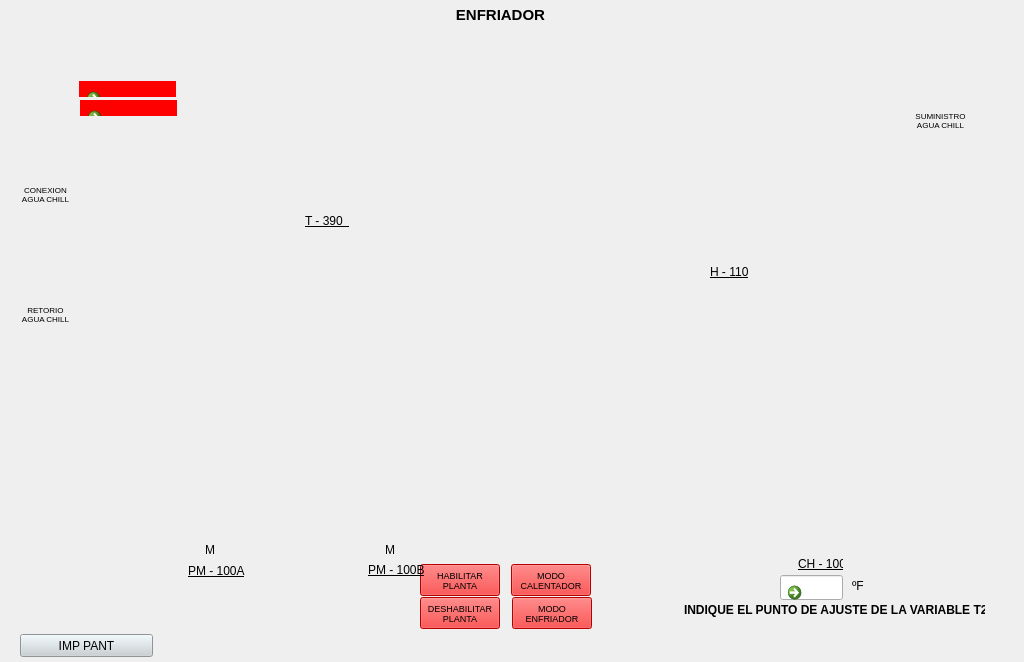
<?xml version="1.0" encoding="UTF-8"?>
<ui version="4.0">
 <class>ENFRIADOR</class>
 <widget class="QWidget" name="ENFRIADOR">
  <property name="geometry">
   <rect>
    <x>0</x>
    <y>0</y>
    <width>1024</width>
    <height>662</height>
   </rect>
  </property>
  <property name="minimumSize">
   <size>
    <width>1024</width>
    <height>662</height>
   </size>
  </property>
  <property name="maximumSize">
   <size>
    <width>1024</width>
    <height>662</height>
   </size>
  </property>
  <property name="windowTitle">
   <string>Form</string>
  </property>
  <widget class="QLabel" name="lbFondo">
   <property name="geometry">
    <rect>
     <x>0</x>
     <y>0</y>
     <width>1024</width>
     <height>662</height>
    </rect>
   </property>
   <property name="text">
    <string/>
   </property>
   <property name="pixmap">
    <pixmap resource="../Resources.qrc">:/Resources/PNG/N5.png</pixmap>
   </property>
  </widget>
  <widget class="QLabel" name="lbEnfT">
   <property name="geometry">
    <rect>
     <x>410</x>
     <y>7</y>
     <width>181</width>
     <height>16</height>
    </rect>
   </property>
   <property name="font">
    <font>
     <pointsize>11</pointsize>
     <weight>75</weight>
     <bold>true</bold>
    </font>
   </property>
   <property name="text">
    <string>ENFRIADOR</string>
   </property>
   <property name="alignment">
    <set>Qt::AlignCenter</set>
   </property>
  </widget>
  <widget class="QPushButton" name="btHabPla">
   <property name="geometry">
    <rect>
     <x>420</x>
     <y>564</y>
     <width>80</width>
     <height>32</height>
    </rect>
   </property>
   <property name="font">
    <font>
     <pointsize>7</pointsize>
     <weight>50</weight>
     <bold>false</bold>
    </font>
   </property>
   <property name="styleSheet">
    <string notr="true">background-color: rgb(255, 0, 0);</string>
   </property>
   <property name="text">
    <string>HABILITAR
PLANTA</string>
   </property>
  </widget>
  <widget class="QPushButton" name="btDesPla">
   <property name="geometry">
    <rect>
     <x>420</x>
     <y>597</y>
     <width>80</width>
     <height>32</height>
    </rect>
   </property>
   <property name="font">
    <font>
     <pointsize>7</pointsize>
     <weight>50</weight>
     <bold>false</bold>
    </font>
   </property>
   <property name="styleSheet">
    <string notr="true">background-color: rgb(255, 0, 0);</string>
   </property>
   <property name="text">
    <string>DESHABILITAR
PLANTA</string>
   </property>
  </widget>
  <widget class="QPushButton" name="btEnfr">
   <property name="geometry">
    <rect>
     <x>512</x>
     <y>597</y>
     <width>80</width>
     <height>32</height>
    </rect>
   </property>
   <property name="font">
    <font>
     <pointsize>7</pointsize>
     <weight>50</weight>
     <bold>false</bold>
    </font>
   </property>
   <property name="styleSheet">
    <string notr="true">background-color: rgb(255, 0, 0);</string>
   </property>
   <property name="text">
    <string>MODO
ENFRIADOR</string>
   </property>
  </widget>
  <widget class="QPushButton" name="btCalent">
   <property name="geometry">
    <rect>
     <x>511</x>
     <y>564</y>
     <width>80</width>
     <height>32</height>
    </rect>
   </property>
   <property name="font">
    <font>
     <pointsize>7</pointsize>
     <weight>50</weight>
     <bold>false</bold>
    </font>
   </property>
   <property name="styleSheet">
    <string notr="true">background-color: rgb(255, 0, 0);</string>
   </property>
   <property name="text">
    <string>MODO
CALENTADOR</string>
   </property>
  </widget>
  <widget class="QLabel" name="lbAlarma">
   <property name="geometry">
    <rect>
     <x>79</x>
     <y>81</y>
     <width>97</width>
     <height>16</height>
    </rect>
   </property>
   <property name="styleSheet">
    <string notr="true">background-color: rgb(255, 0, 0);
color: rgb(128, 128, 128);</string>
   </property>
   <property name="text">
    <string/>
   </property>
   <property name="alignment">
    <set>Qt::AlignCenter</set>
   </property>
  </widget>
  <widget class="QLabel" name="lbPm100a">
   <property name="geometry">
    <rect>
     <x>188</x>
     <y>563</y>
     <width>61</width>
     <height>16</height>
    </rect>
   </property>
   <property name="font">
    <font>
     <underline>true</underline>
    </font>
   </property>
   <property name="text">
    <string>PM - 100A</string>
   </property>
  </widget>
  <widget class="QLabel" name="lbPm100b">
   <property name="geometry">
    <rect>
     <x>368</x>
     <y>562</y>
     <width>61</width>
     <height>16</height>
    </rect>
   </property>
   <property name="font">
    <font>
     <underline>true</underline>
    </font>
   </property>
   <property name="text">
    <string>PM - 100B</string>
   </property>
  </widget>
  <widget class="QLabel" name="lbT390">
   <property name="geometry">
    <rect>
     <x>305</x>
     <y>213</y>
     <width>45</width>
     <height>16</height>
    </rect>
   </property>
   <property name="font">
    <font>
     <underline>true</underline>
    </font>
   </property>
   <property name="text">
    <string>T - 390  </string>
   </property>
  </widget>
  <widget class="QLabel" name="lbh110">
   <property name="geometry">
    <rect>
     <x>710</x>
     <y>264</y>
     <width>45</width>
     <height>16</height>
    </rect>
   </property>
   <property name="font">
    <font>
     <underline>true</underline>
    </font>
   </property>
   <property name="text">
    <string>H - 110</string>
   </property>
  </widget>
  <widget class="QLabel" name="lbCh100">
   <property name="geometry">
    <rect>
     <x>798</x>
     <y>556</y>
     <width>45</width>
     <height>16</height>
    </rect>
   </property>
   <property name="font">
    <font>
     <underline>true</underline>
    </font>
   </property>
   <property name="text">
    <string>CH - 100</string>
   </property>
  </widget>
  <widget class="QLabel" name="lbT2U">
   <property name="geometry">
    <rect>
     <x>852</x>
     <y>578</y>
     <width>21</width>
     <height>16</height>
    </rect>
   </property>
   <property name="font">
    <font>
     <underline>false</underline>
    </font>
   </property>
   <property name="text">
    <string>ºF</string>
   </property>
  </widget>
  <widget class="QLabel" name="lbIndT">
   <property name="geometry">
    <rect>
     <x>684</x>
     <y>602</y>
     <width>301</width>
     <height>16</height>
    </rect>
   </property>
   <property name="font">
    <font>
     <weight>75</weight>
     <bold>true</bold>
     <underline>false</underline>
    </font>
   </property>
   <property name="text">
    <string>INDIQUE EL PUNTO DE AJUSTE DE LA VARIABLE T2</string>
   </property>
  </widget>
  <widget class="QLineEdit" name="leT2">
   <property name="geometry">
    <rect>
     <x>780</x>
     <y>575</y>
     <width>63</width>
     <height>25</height>
    </rect>
   </property>
  </widget>
  <widget class="QLabel" name="lbMizq">
   <property name="geometry">
    <rect>
     <x>202</x>
     <y>542</y>
     <width>16</width>
     <height>16</height>
    </rect>
   </property>
   <property name="text">
    <string>M</string>
   </property>
   <property name="alignment">
    <set>Qt::AlignCenter</set>
   </property>
  </widget>
  <widget class="QLabel" name="lbMder">
   <property name="geometry">
    <rect>
     <x>382</x>
     <y>542</y>
     <width>16</width>
     <height>16</height>
    </rect>
   </property>
   <property name="text">
    <string>M</string>
   </property>
   <property name="alignment">
    <set>Qt::AlignCenter</set>
   </property>
  </widget>
  <widget class="QPushButton" name="btImpr">
   <property name="geometry">
    <rect>
     <x>20</x>
     <y>634</y>
     <width>133</width>
     <height>23</height>
    </rect>
   </property>
   <property name="styleSheet">
    <string notr="true">background-color: rgb(200, 208, 212);</string>
   </property>
   <property name="text">
    <string>IMP PANT</string>
   </property>
  </widget>
  <widget class="QLabel" name="lbRetorT">
   <property name="geometry">
    <rect>
     <x>10</x>
     <y>304</y>
     <width>71</width>
     <height>21</height>
    </rect>
   </property>
   <property name="font">
    <font>
     <pointsize>6</pointsize>
    </font>
   </property>
   <property name="text">
    <string>RETORIO
AGUA CHILL</string>
   </property>
   <property name="alignment">
    <set>Qt::AlignCenter</set>
   </property>
  </widget>
  <widget class="QLabel" name="lbConexionT">
   <property name="geometry">
    <rect>
     <x>10</x>
     <y>184</y>
     <width>71</width>
     <height>21</height>
    </rect>
   </property>
   <property name="font">
    <font>
     <pointsize>6</pointsize>
    </font>
   </property>
   <property name="text">
    <string>CONEXION
AGUA CHILL</string>
   </property>
   <property name="alignment">
    <set>Qt::AlignCenter</set>
   </property>
  </widget>
  <widget class="QLabel" name="lbSumiT">
   <property name="geometry">
    <rect>
     <x>905</x>
     <y>110</y>
     <width>71</width>
     <height>21</height>
    </rect>
   </property>
   <property name="font">
    <font>
     <pointsize>6</pointsize>
    </font>
   </property>
   <property name="text">
    <string>SUMINISTRO
AGUA CHILL</string>
   </property>
   <property name="alignment">
    <set>Qt::AlignCenter</set>
   </property>
  </widget>
  <widget class="QCommandLinkButton" name="btnlbAlarma">
   <property name="geometry">
    <rect>
     <x>79</x>
     <y>81</y>
     <width>97</width>
     <height>16</height>
    </rect>
   </property>
   <property name="styleSheet">
    <string notr="true"/>
   </property>
   <property name="text">
    <string/>
   </property>
   <property name="icon">
    <iconset resource="../Resources.qrc">
     <normaloff>:/Resources/PNG/Extras/transparente.svg</normaloff>:/Resources/PNG/Extras/transparente.svg</iconset>
   </property>
  </widget>
  <widget class="QCommandLinkButton" name="btnlbAlarma_2">
   <property name="geometry">
    <rect>
     <x>780</x>
     <y>575</y>
     <width>63</width>
     <height>25</height>
    </rect>
   </property>
   <property name="styleSheet">
    <string notr="true"/>
   </property>
   <property name="text">
    <string/>
   </property>
   <property name="icon">
    <iconset resource="../Resources.qrc">
     <normaloff>:/Resources/PNG/Extras/transparente.svg</normaloff>:/Resources/PNG/Extras/transparente.svg</iconset>
   </property>
  </widget>
  <widget class="QCommandLinkButton" name="btnlbAlarma_3">
   <property name="geometry">
    <rect>
     <x>80</x>
     <y>100</y>
     <width>97</width>
     <height>16</height>
    </rect>
   </property>
   <property name="styleSheet">
    <string notr="true"/>
   </property>
   <property name="text">
    <string/>
   </property>
   <property name="icon">
    <iconset resource="../Resources.qrc">
     <normaloff>:/Resources/PNG/Extras/transparente.svg</normaloff>:/Resources/PNG/Extras/transparente.svg</iconset>
   </property>
  </widget>
  <widget class="QLabel" name="lbAlarma_2">
   <property name="geometry">
    <rect>
     <x>80</x>
     <y>100</y>
     <width>97</width>
     <height>16</height>
    </rect>
   </property>
   <property name="styleSheet">
    <string notr="true">background-color: rgb(255, 0, 0);
color: rgb(128, 128, 128);</string>
   </property>
   <property name="text">
    <string/>
   </property>
   <property name="alignment">
    <set>Qt::AlignCenter</set>
   </property>
  </widget>
  <zorder>lbFondo</zorder>
  <zorder>lbEnfT</zorder>
  <zorder>btHabPla</zorder>
  <zorder>btDesPla</zorder>
  <zorder>btEnfr</zorder>
  <zorder>btCalent</zorder>
  <zorder>lbAlarma</zorder>
  <zorder>lbPm100a</zorder>
  <zorder>lbPm100b</zorder>
  <zorder>lbT390</zorder>
  <zorder>lbh110</zorder>
  <zorder>lbCh100</zorder>
  <zorder>lbT2U</zorder>
  <zorder>lbIndT</zorder>
  <zorder>leT2</zorder>
  <zorder>lbMizq</zorder>
  <zorder>lbMder</zorder>
  <zorder>btImpr</zorder>
  <zorder>lbRetorT</zorder>
  <zorder>lbConexionT</zorder>
  <zorder>lbSumiT</zorder>
  <zorder>btnlbAlarma</zorder>
  <zorder>btnlbAlarma_2</zorder>
  <zorder>lbAlarma_2</zorder>
  <zorder>btnlbAlarma_3</zorder>
 </widget>
 <resources>
  <include location="../Resources.qrc"/>
 </resources>
 <connections/>
</ui>
